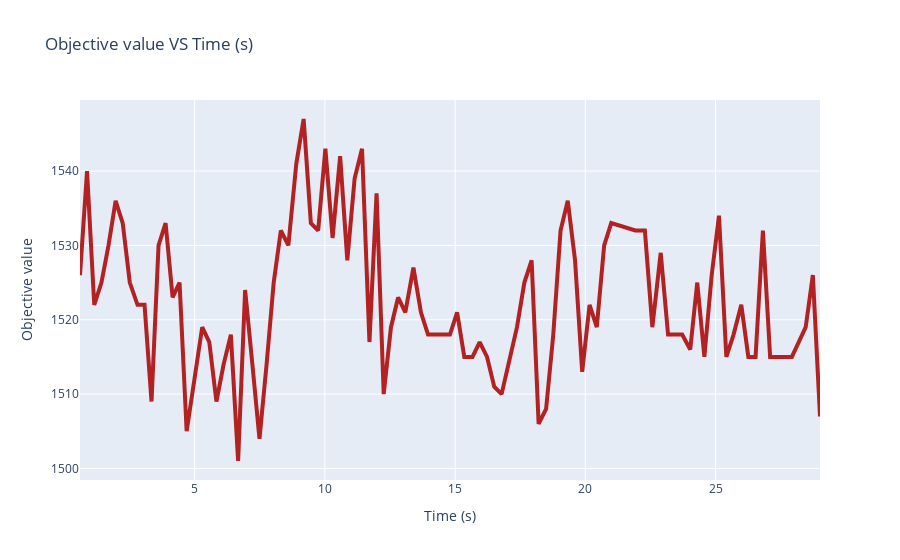

Notebook code for this chart:
### Code cell
solve_result = lahc_solver.solve(instance, n_iterations = 100)
